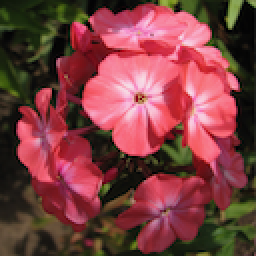
#> input picture bunga/0001.png, 128 x 128 px, found by its file name (shown 2 times larger)
$ jupyter execute ip_morphology.ipynb
#> lines starting #> are read from the running program, lines starting #| are printed output that depends on the picture
<a href="https://colab.research.google.com/github/robbi621/temu_kembali_citra/blob/main/image_processing/ip_morphology.ipynb" target="_parent"></a>

[cell 1]
from google.colab import drive
drive.mount('/content/drive')

[cell 2]
# import the necessary packages
from matplotlib import pyplot as plt
import argparse
import cv2

Function to display images in Jupyter Notebooks and Google Colab

[cell 3]
def plt_imshow(title, image):
	# convert the image frame BGR to RGB color space and display it
	image = cv2.cvtColor(image, cv2.COLOR_BGR2RGB)
	plt.imshow(image)
	plt.title(title)
	plt.grid(False)
	plt.show()

Morphological operations

Erosion

[cell 4]
# since we are using Jupyter Notebooks we can replace our argument
# parsing code with *hard coded* arguments and values
args = {
	"image": "/content/drive/MyDrive/TKC/0001.png"
}

[cell 5]
# load the image, convert it to grayscale, and display it to our
# screen
image = cv2.imread(args["image"])
#> image is the input picture: shape (128, 128, 3); mean B, G, R 64.3, 63.1, 124
gray = cv2.cvtColor(image, cv2.COLOR_BGR2GRAY)
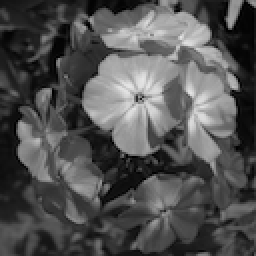
#> gray: shape (128, 128) (shown 2 times larger); min 0, max 229, mean 81.4
plt_imshow("Original", image)

# apply a series of erosions
for i in range(0, 3):
	eroded = cv2.erode(gray.copy(), None, iterations=i + 1)
	plt_imshow("Eroded {} times".format(i + 1), eroded)
#> this loop made 3 passes
#> pass 1, `eroded = cv2.erode(gray.copy(), None, iterations=i + 1)`:
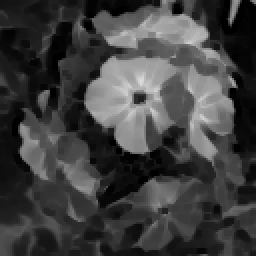
#> eroded: shape (128, 128) (shown 2 times larger); min 0, max 220, mean 63.5

Dilation

[cell 6]
# display the original image
plt_imshow("Original", image)

# apply a series of dilations
for i in range(0, 3):
	dilated = cv2.dilate(gray.copy(), None, iterations=i + 1)
	plt_imshow("Dilated {} times".format(i + 1), dilated)
#> this loop made 3 passes
#> pass 1, `dilated = cv2.dilate(gray.copy(), None, iterations=i + 1)`:
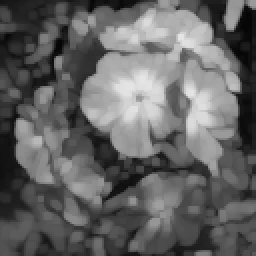
#> dilated: shape (128, 128) (shown 2 times larger); min 5, max 229, mean 99.5

Opening

[cell 7]
# close all windows to cleanup the screen, then initialize a list of
# of kernels sizes that will be applied to the image
plt_imshow("Original", image)
kernelSizes = [(3, 3), (5, 5), (7, 7)]

# loop over the kernels sizes
for kernelSize in kernelSizes:
	# construct a rectangular kernel from the current size and then
	# apply an "opening" operation
	kernel = cv2.getStructuringElement(cv2.MORPH_RECT, kernelSize)
	opening = cv2.morphologyEx(gray, cv2.MORPH_OPEN, kernel)
	plt_imshow("Opening: ({}, {})".format(
		kernelSize[0], kernelSize[1]), opening)
#> this loop made 3 passes
#> pass 1, `opening = cv2.morphologyEx(gray, cv2.MORPH_OPEN, kernel)`:
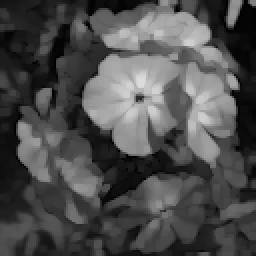
#> opening: shape (128, 128) (shown 2 times larger); min 0, max 220, mean 77.1
#> pass 2, `opening = cv2.morphologyEx(gray, cv2.MORPH_OPEN, kernel)`:
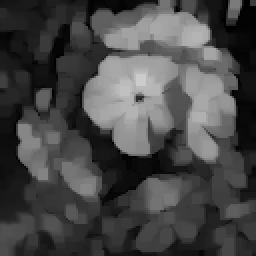
#> opening: shape (128, 128) (shown 2 times larger); min 0, max 203, mean 71.3

Closing

[cell 8]
# display the original image
plt_imshow("Original", image)

# loop over the kernels sizes again
for kernelSize in kernelSizes:
	# construct a rectangular kernel form the current size, but this
	# time apply a "closing" operation
	kernel = cv2.getStructuringElement(cv2.MORPH_RECT, kernelSize)
	closing = cv2.morphologyEx(gray, cv2.MORPH_CLOSE, kernel)
	plt_imshow("Closing: ({}, {})".format(
		kernelSize[0], kernelSize[1]), closing)
#> this loop made 3 passes
#> kernel on pass 1: [[1, 1, 1], [1, 1, 1], [1, 1, 1]]
#> pass 2, `closing = cv2.morphologyEx(gray, cv2.MORPH_CLOSE, kernel)`:
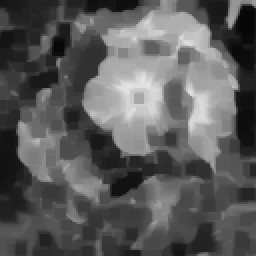
#> closing: shape (128, 128) (shown 2 times larger); min 6, max 229, mean 90.8

Morphological gradient

[cell 9]
# display the original image
plt_imshow("Original", image)

# loop over the kernels a final time
for kernelSize in kernelSizes:
	# construct a rectangular kernel and apply a "morphological
	# gradient" operation to the image
	kernel = cv2.getStructuringElement(cv2.MORPH_RECT, kernelSize)
	gradient = cv2.morphologyEx(gray, cv2.MORPH_GRADIENT, kernel)
	plt_imshow("Gradient: ({}, {})".format(
		kernelSize[0], kernelSize[1]), gradient)
#> this loop made 3 passes
#> pass 1, `gradient = cv2.morphologyEx(gray, cv2.MORPH_GRADIENT, kernel)`:
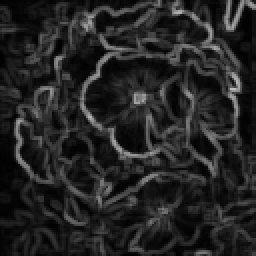
#> gradient: shape (128, 128) (shown 2 times larger); min 0, max 190, mean 36.1
#> pass 2, `gradient = cv2.morphologyEx(gray, cv2.MORPH_GRADIENT, kernel)`:
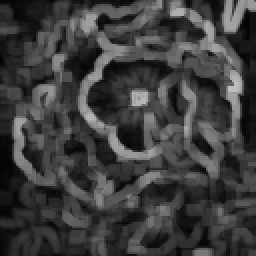
#> gradient: shape (128, 128) (shown 2 times larger); min 2, max 190, mean 61.6

Morphological hats

Top hat/white hat and black hat

[cell 10]
# since we are using Jupyter Notebooks we can replace our argument
# parsing code with *hard coded* arguments and values
args = {
	"image": "/content/drive/MyDrive/TKC/0001.png"
}

[cell 11]
# load the image and convert it to grayscale
image = cv2.imread(args["image"])
gray = cv2.cvtColor(image, cv2.COLOR_BGR2GRAY)

# construct a rectangular kernel (13x5) and apply a blackhat
# operation which enables us to find dark regions on a light
# background
rectKernel = cv2.getStructuringElement(cv2.MORPH_RECT, (13, 5))
blackhat = cv2.morphologyEx(gray, cv2.MORPH_BLACKHAT, rectKernel)
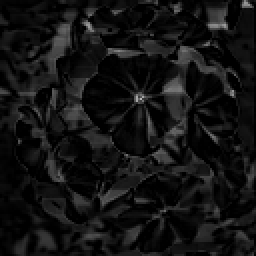
#> blackhat: shape (128, 128) (shown 2 times larger); min 0, max 182, mean 18.8

[cell 12]
# similarly, a tophat (also called a "whitehat") operation will
# enable us to find light regions on a dark background
tophat = cv2.morphologyEx(gray, cv2.MORPH_TOPHAT, rectKernel)
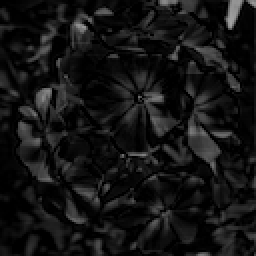
#> tophat: shape (128, 128) (shown 2 times larger); min 0, max 163, mean 20.1

# show the output images
plt_imshow("Original", image)
plt_imshow("Blackhat", blackhat)
plt_imshow("Tophat", tophat)

$ run again, with bunga/0002.png copied over bunga/0001.png
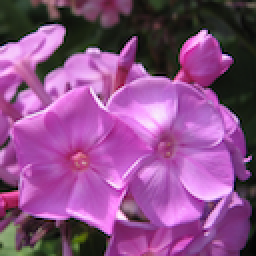
#> input picture bunga/0002.png, 128 x 128 px, found by its file name (shown 2 times larger)
#> image is the input picture: shape (128, 128, 3); mean B, G, R 135.1, 78.9, 139.8
#> the loop `for kernelSize in kernelSizes: # construct a rectangular kernel form t..` made 3 passes
#> kernel on pass 1: [[1, 1, 1], [1, 1, 1], [1, 1, 1]]
#> pass 2, `closing = cv2.morphologyEx(gray, cv2.MORPH_CLOSE, kernel)`:
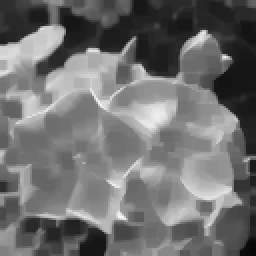
#> closing: shape (128, 128) (shown 2 times larger); min 7, max 248, mean 111.6
#> the loop `for kernelSize in kernelSizes: # construct a rectangular kernel and ap..` made 3 passes
#> `tophat = cv2.morphologyEx(gray, cv2.MORPH_TOPHAT, rectKernel)`:
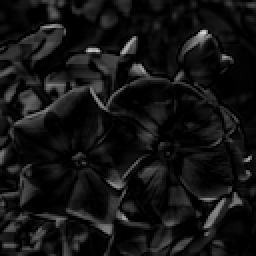
#> tophat: shape (128, 128) (shown 2 times larger); min 0, max 214, mean 19.7

$ run again, with bunga/0003.png copied over bunga/0001.png
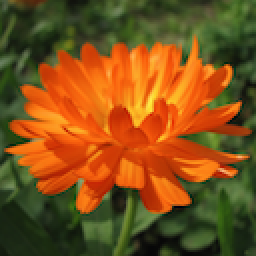
#> input picture bunga/0003.png, 128 x 128 px, found by its file name (shown 2 times larger)
#> image is the input picture: shape (128, 128, 3); mean B, G, R 26.1, 80.8, 126.9
#> the loop `for kernelSize in kernelSizes: # construct a rectangular kernel form t..` made 3 passes
#> kernel on pass 1: [[1, 1, 1], [1, 1, 1], [1, 1, 1]]
#> the loop `for kernelSize in kernelSizes: # construct a rectangular kernel and ap..` made 3 passes
#> `tophat = cv2.morphologyEx(gray, cv2.MORPH_TOPHAT, rectKernel)`:
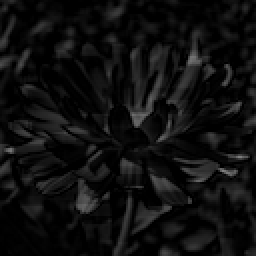
#> tophat: shape (128, 128) (shown 2 times larger); min 0, max 128, mean 15
